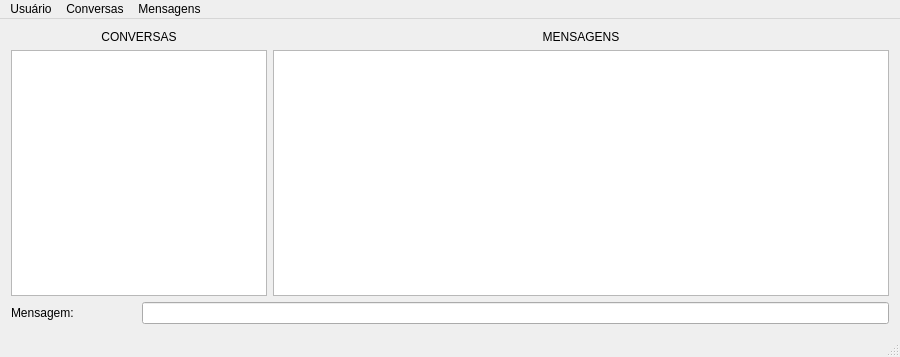
<?xml version="1.0" encoding="UTF-8"?>
<ui version="4.0">
 <class>WhatsProgMain</class>
 <widget class="QMainWindow" name="WhatsProgMain">
  <property name="geometry">
   <rect>
    <x>0</x>
    <y>0</y>
    <width>900</width>
    <height>357</height>
   </rect>
  </property>
  <property name="windowTitle">
   <string>Mensageiro</string>
  </property>
  <widget class="QWidget" name="centralWidget">
   <layout class="QGridLayout" name="gridLayout">
    <item row="0" column="0" colspan="2">
     <layout class="QVBoxLayout" name="verticalLayout">
      <property name="spacing">
       <number>6</number>
      </property>
      <item>
       <widget class="QLabel" name="labelConversas">
        <property name="text">
         <string>CONVERSAS</string>
        </property>
        <property name="alignment">
         <set>Qt::AlignCenter</set>
        </property>
       </widget>
      </item>
      <item>
       <widget class="QTableView" name="tableViewConversas"/>
      </item>
     </layout>
    </item>
    <item row="0" column="2">
     <layout class="QVBoxLayout" name="verticalLayout_2">
      <item>
       <widget class="QLabel" name="labelMensagens">
        <property name="text">
         <string>MENSAGENS</string>
        </property>
        <property name="alignment">
         <set>Qt::AlignCenter</set>
        </property>
       </widget>
      </item>
      <item>
       <widget class="QTableView" name="tableViewMensagens"/>
      </item>
     </layout>
    </item>
    <item row="1" column="0">
     <widget class="QLabel" name="labelMensagem">
      <property name="text">
       <string>Mensagem:</string>
      </property>
     </widget>
    </item>
    <item row="1" column="1" colspan="2">
     <widget class="QLineEdit" name="lineEditMensagem"/>
    </item>
   </layout>
   <zorder>labelMensagem</zorder>
   <zorder>lineEditMensagem</zorder>
   <zorder></zorder>
  </widget>
  <widget class="QMenuBar" name="menuBar">
   <property name="geometry">
    <rect>
     <x>0</x>
     <y>0</y>
     <width>900</width>
     <height>21</height>
    </rect>
   </property>
   <widget class="QMenu" name="menuUsu_rio">
    <property name="title">
     <string>Usuário</string>
    </property>
    <addaction name="actionNovo"/>
    <addaction name="actionConectar"/>
    <addaction name="actionDesconectar"/>
    <addaction name="separator"/>
    <addaction name="actionSair"/>
   </widget>
   <widget class="QMenu" name="menuConversa">
    <property name="title">
     <string>Conversas</string>
    </property>
    <addaction name="actionNova_conversa"/>
    <addaction name="actionRemover_conversa"/>
   </widget>
   <widget class="QMenu" name="menuMensagens">
    <property name="title">
     <string>Mensagens</string>
    </property>
    <addaction name="actionApagar_mensagens"/>
   </widget>
   <addaction name="menuUsu_rio"/>
   <addaction name="menuConversa"/>
   <addaction name="menuMensagens"/>
  </widget>
  <widget class="QStatusBar" name="statusBar"/>
  <action name="actionNovo">
   <property name="text">
    <string>Novo ...</string>
   </property>
  </action>
  <action name="actionConectar">
   <property name="text">
    <string>Conectar ...</string>
   </property>
  </action>
  <action name="actionDesconectar">
   <property name="text">
    <string>Desconectar</string>
   </property>
  </action>
  <action name="actionTrocar_senha">
   <property name="text">
    <string>Trocar senha ...</string>
   </property>
  </action>
  <action name="actionSair">
   <property name="text">
    <string>Sair</string>
   </property>
  </action>
  <action name="actionNova_conversa">
   <property name="text">
    <string>Nova conversa ...</string>
   </property>
  </action>
  <action name="actionRemover_conversa">
   <property name="text">
    <string>Remover conversa</string>
   </property>
  </action>
  <action name="actionApagar_mensagens">
   <property name="text">
    <string>Apagar mensagens</string>
   </property>
  </action>
 </widget>
 <layoutdefault spacing="6" margin="11"/>
 <resources/>
 <connections/>
</ui>
